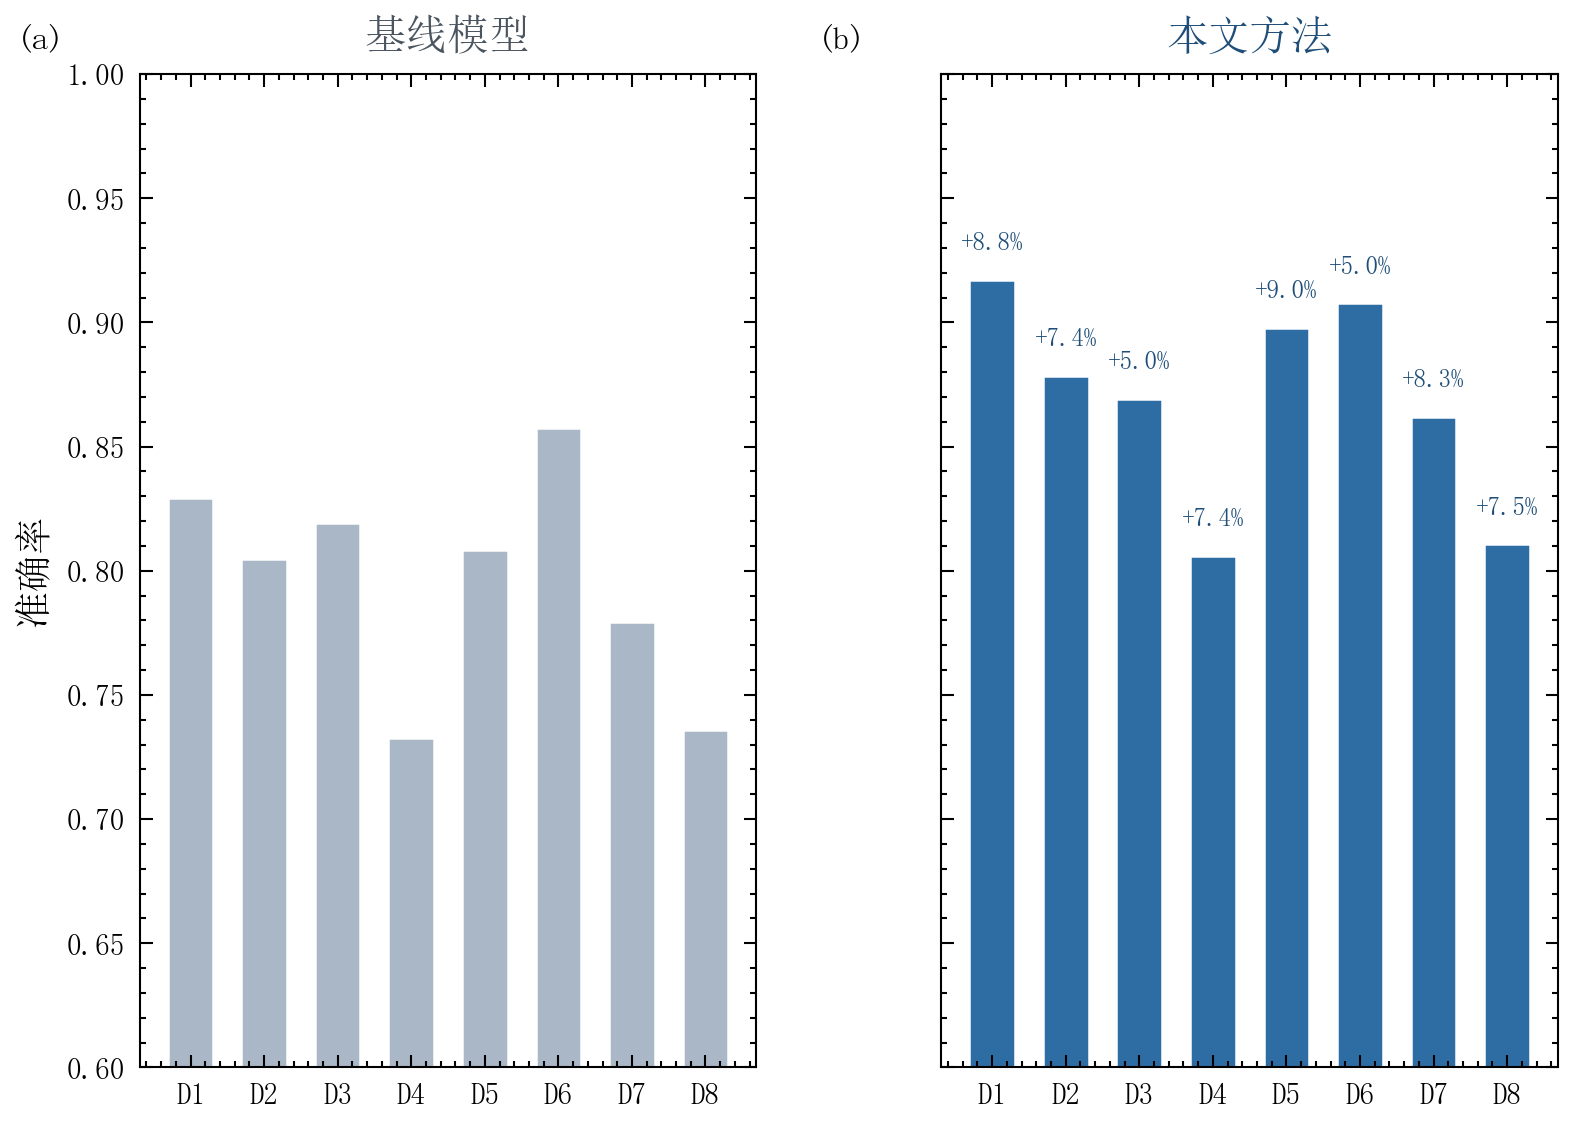

Reproduce this figure in Python.
"""
35_composite_comparative.py — Nature 复合图模板：对照双列（1×2）

布局原型：comparative columns（条件 A vs 条件 B 对照）。
左列：基线方法；右列：改进方法。两列共享 y 轴，
面板内用同色系的折线/柱对比，保持一致的视觉语言。
"""

import numpy as np
import sciplot as sp

rng = np.random.default_rng(21)

# ── 模拟数据：两个模型在 8 个数据集上的性能 ────────────────────
datasets = [f"D{i + 1}" for i in range(8)]
acc_base = rng.uniform(0.72, 0.86, 8)
acc_prop = acc_base + rng.uniform(0.04, 0.09, 8)

# 配色：基线=中性灰蓝（低调），方法=饱和主蓝（强调）
COLOR_BASE = "#A9B7C6"
COLOR_PROP = "#2E6DA4"
COLOR_PROP_DARK = "#1F4E79"

# ── 布局：1×2 对照双列 ────────────────────────────────────────
fig, axes = sp.figure_panels(1, 2, venue="thesis", widths=[1, 1], sharey=True, wspace=0.30)

# 左：基线准确率（中性灰蓝柱 + 数值标注）
x = np.arange(len(datasets))
axes[0].bar(x, acc_base, width=0.62, color=COLOR_BASE, edgecolor="white", linewidth=0.6)
axes[0].set_ylim(0.6, 1.0)
axes[0].set_xticks(x)
axes[0].set_xticklabels(datasets, fontsize=7)
axes[0].set_ylabel("准确率", fontsize=9)
axes[0].tick_params(direction="in")
axes[0].set_title("基线模型", fontsize=10, color="#4A5560")

# 右：改进方法（饱和主色柱 + 增益标注）
axes[1].bar(x, acc_prop, width=0.62, color=COLOR_PROP, edgecolor="white", linewidth=0.6)
axes[1].set_ylim(0.6, 1.0)
axes[1].set_xticks(x)
axes[1].set_xticklabels(datasets, fontsize=7)
axes[1].tick_params(direction="in")
axes[1].set_title("本文方法", fontsize=10, color=COLOR_PROP_DARK)
for xi, (b, p) in enumerate(zip(acc_base, acc_prop)):
    axes[1].text(xi, p + 0.012, f"+{(p - b) * 100:.1f}%",
                 ha="center", fontsize=6, color=COLOR_PROP_DARK)

# ── 保存 ──────────────────────────────────────────────────────
sp.save(fig, "showcase/35_composite_comparative", formats=("png",), dpi=300)
